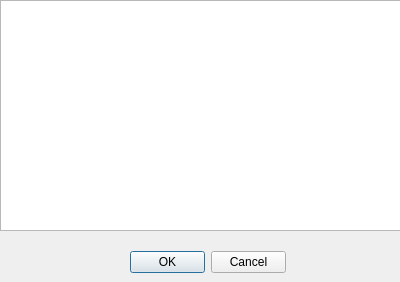
<?xml version="1.0" encoding="UTF-8"?>
<ui version="4.0">
 <class>FigureSelectorDialog</class>
 <widget class="QDialog" name="FigureSelectorDialog">
  <property name="geometry">
   <rect>
    <x>0</x>
    <y>0</y>
    <width>400</width>
    <height>282</height>
   </rect>
  </property>
  <property name="windowTitle">
   <string>Select Figure</string>
  </property>
  <widget class="QListWidget" name="listWidget">
   <property name="geometry">
    <rect>
     <x>0</x>
     <y>0</y>
     <width>401</width>
     <height>231</height>
    </rect>
   </property>
  </widget>
  <widget class="QDialogButtonBox" name="buttonBox">
   <property name="geometry">
    <rect>
     <x>130</x>
     <y>250</y>
     <width>156</width>
     <height>24</height>
    </rect>
   </property>
   <property name="standardButtons">
    <set>QDialogButtonBox::StandardButton::Cancel|QDialogButtonBox::StandardButton::Ok</set>
   </property>
  </widget>
 </widget>
 <resources/>
 <connections/>
</ui>
